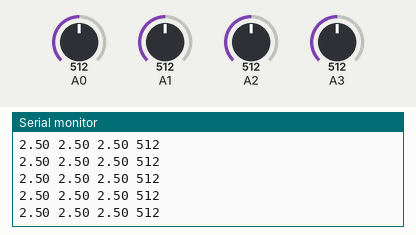
The sketch below on a simulated Arduino Uno, built with avr-gcc and run on an emulated ATmega328P. On the bench: the last lines printed to the serial monitor. The inputs (shaded band) are chosen by the test bench; at power-on: A0 = 512, A1 = 512, A2 = 512, A3 = 512.

Above: at 1.2 s.
1.3 s: A0 set to 716
At 1.33 s:
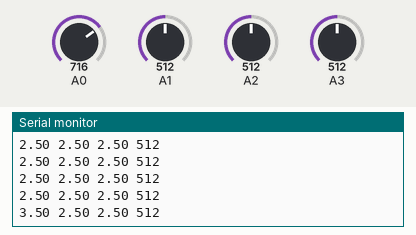
2.8 s: A1 set to 716
At 2.85 s:
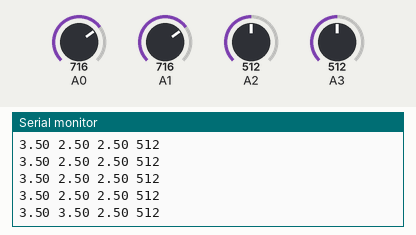
5.8 s: A2 set to 716
At 5.8 s:
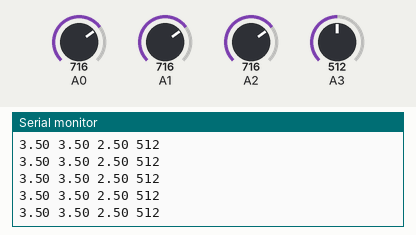
7.3 s: A3 set to 716
At 7.33 s:
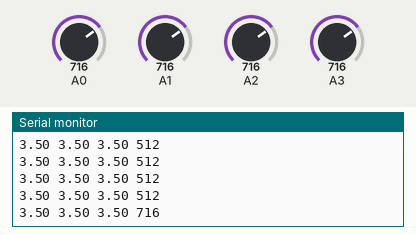
8.8 s: A0 set to 992
At 8.86 s:
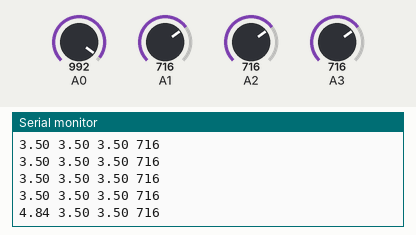
10.3 s: A1 set to 992
At 10.38 s:
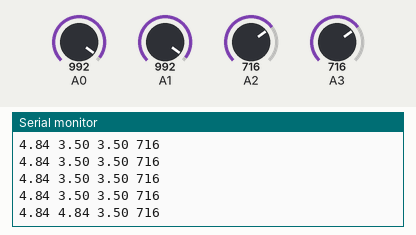
Timing chart, 0 to 12.8 s (numbered marks = the images above; inputs shaded):
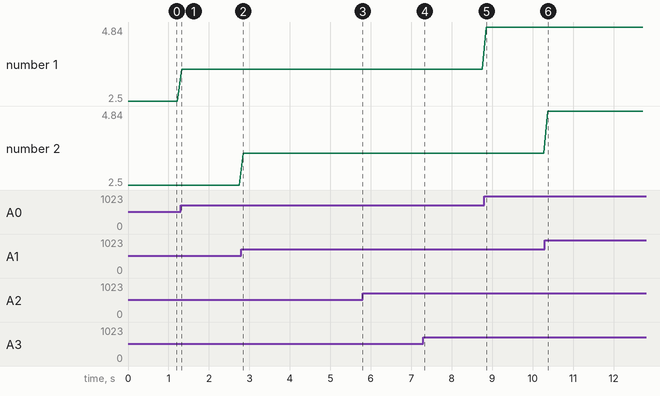

The sketch:

sketch_feb14a.ino
```cpp
void setup() {
  Serial.begin(9600);
}

void loop() {
  int y1 = analogRead(A0);
  int y2 = analogRead(A1);
  int y3 = analogRead(A2);
  int y4 = analogRead(A3);

  Serial.print(float(y1)*5.0/1024.0);
  Serial.print(" "); // a space ' ' or  tab '\t' character is printed between the two values.
  Serial.print(float(y2)*5.0/1024.0);
  Serial.print(" "); // a space ' ' or  tab '\t' character is printed between the two values.
  Serial.print(float(y3)*5.0/1024.0);
  Serial.print(" "); // a space ' ' or  tab '\t' character is printed between the two values.
  Serial.println(y4); // the last value is followed by a carriage return and a newline characters.

  delay(100);
}
```

Measured:
- after the input at 1.3 s, the serial monitor: prints a new line at once (image 1)
- after the input at 2.8 s, the serial monitor: prints a new line after 0.05 s (image 2)
- after the input at 7.3 s, the serial monitor: prints a new line at once (image 4)
- after the input at 8.8 s, the serial monitor: prints a new line after 0.05 s (image 5)
- after the input at 10.3 s, the serial monitor: prints a new line after 0.08 s (image 6)
- plotted number 1: 2.5 → 3.5 after the input at 1.3 s, 3.5 → 4.84 after the input at 8.8 s
